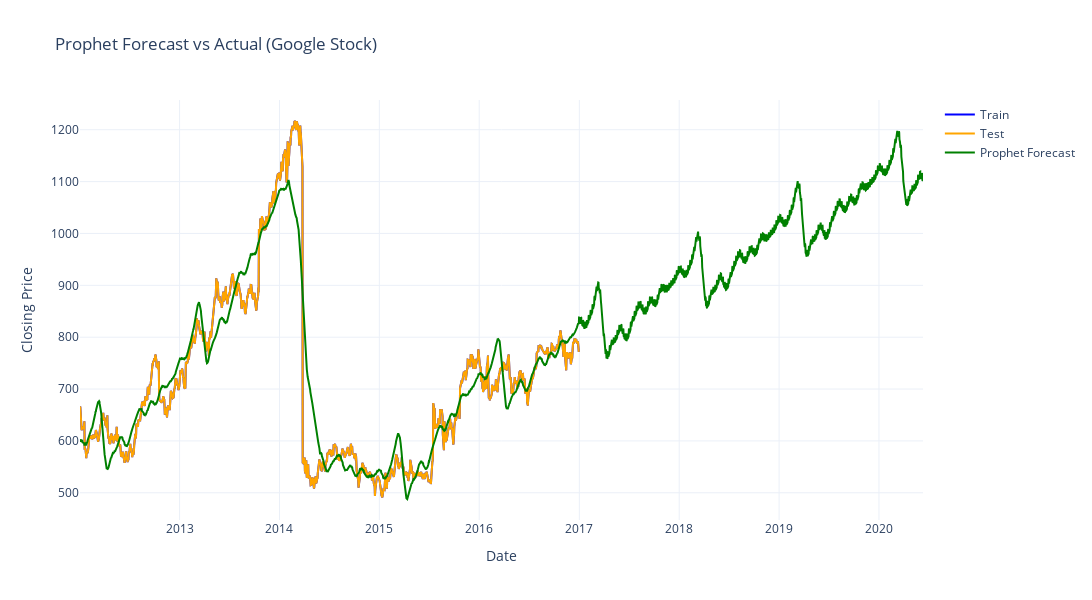

Notebook code cell kept with this figure:
### Code cell
# Forecasting
fig = go.Figure()

# Train
fig.add_trace(go.Scatter(
    x=train_prophet['ds'], 
    y=train_prophet['y'], 
    mode='lines',
    name='Train',
    line=dict(color='blue')
))

# Test
fig.add_trace(go.Scatter(
    x=test_prophet['ds'], 
    y=test_prophet['y'], 
    mode='lines',
    name='Test',
    line=dict(color='orange')
))

# Prophet Forecast
fig.add_trace(go.Scatter(
    x=forecast['ds'], 
    y=forecast['yhat'], 
    mode='lines',
    name='Prophet Forecast',
    line=dict(color='green')
))

# Layout
fig.update_layout(
    title="Prophet Forecast vs Actual (Google Stock)",
    xaxis_title="Date",
    yaxis_title="Closing Price",
    template="plotly_white",
    width=1220,
    height=600
)

fig.show()

### Figure 1 — Plotly figure (JSON) as saved in the notebook; plotly's stock layout.template omitted (floating-point values rounded to 4 significant figures; data arrays with more than 128 entries replaced by an {"elided": "..."} marker saying what was removed)
{"data": [{"line": {"color": "blue"}, "mode": "lines", "name": "Train", "type": "scatter", "x": {"elided": "1258 str values"}, "y": {"elided": "1258 float values"}}, {"line": {"color": "orange"}, "mode": "lines", "name": "Test", "type": "scatter", "x": {"elided": "1258 str values"}, "y": {"elided": "1258 float values"}}, {"line": {"color": "green"}, "mode": "lines", "name": "Prophet Forecast", "type": "scatter", "x": {"elided": "2516 str values"}, "y": {"elided": "2516 float values"}}], "layout": {"height": 600, "title": {"text": "Prophet Forecast vs Actual (Google Stock)"}, "width": 1220, "xaxis": {"title": {"text": "Date"}}, "yaxis": {"title": {"text": "Closing Price"}}}}
